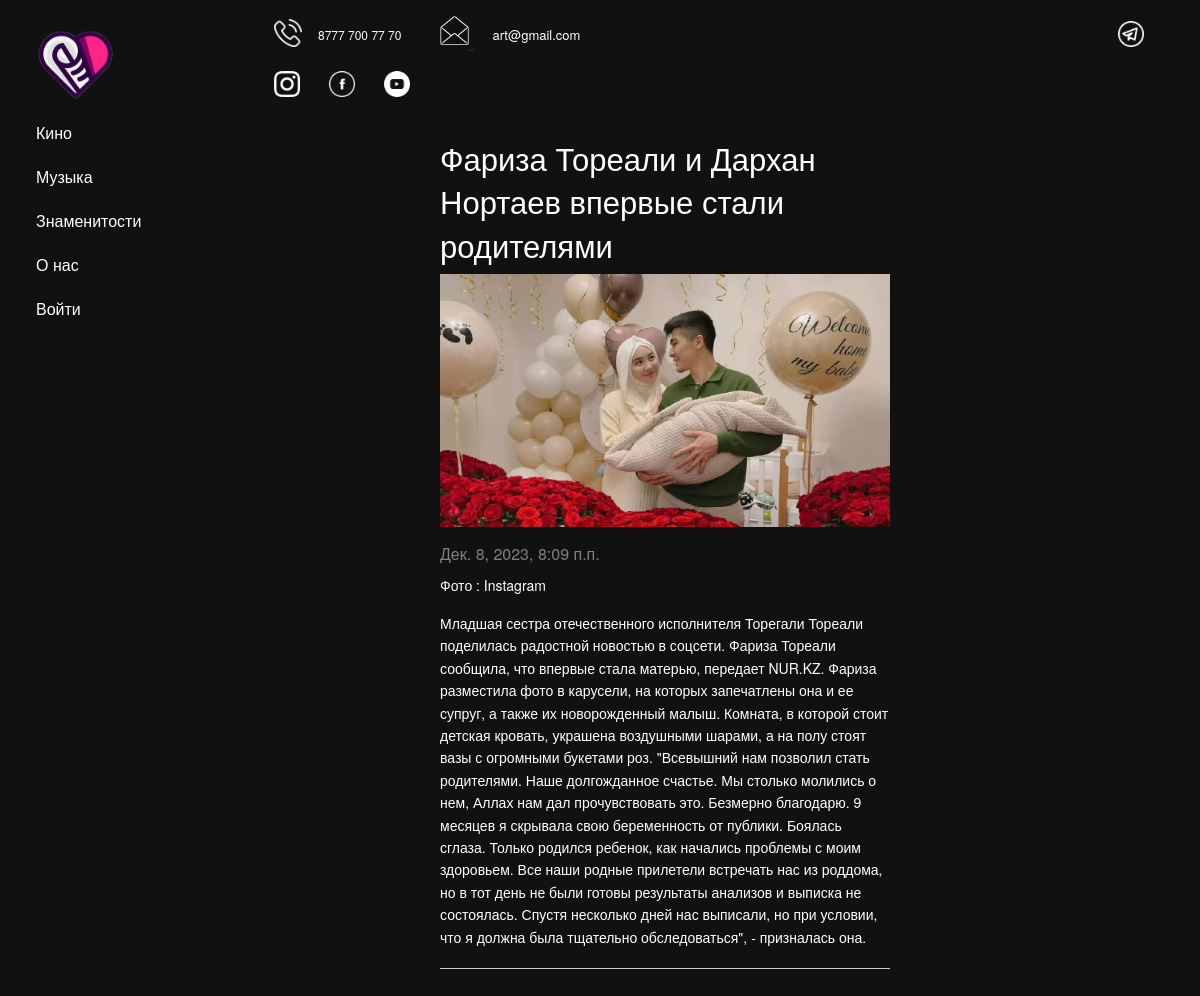
/postactor/fariza-toreali/, run on the app's committed database.
### news/models.py (models this page shows, shortened)
class Actor(models.Model):
    title = models.CharField(max_length=255, verbose_name="Заголовок")
    slug = models.SlugField(max_length=255, unique=True, db_index=True, verbose_name="URL")
    content = models.TextField(blank=True, verbose_name="Текст статьи")
    photo = models.ImageField(upload_to="photos/%Y/%m/%d/", verbose_name="Фото")
    time_create = models.DateTimeField(auto_now_add=True, verbose_name="Время создания")
    is_published = models.BooleanField(default=True, verbose_name="Публикация")
    class Meta:
        verbose_name = 'Знаменитости'
        verbose_name_plural = 'Знаменитости'
        ordering = ['-time_create', 'title']

### news/views.py (the view)
# urls.py: path('postactor/<slug:post_slug>/', show_post_actor, name='postactor'),
def show_post_actor(request, post_slug):
    post = get_object_or_404(Actor, slug=post_slug)
    return render(request, 'news/postactor.html',{'post': post})

### news/templates/news/postactor.html
{% extends 'news/index.html' %}
{% block content %}
    <div  class="img-article-left" >
          <h3 style="padding-top:20px; color:white; ">{{post.title}}</h3>
{% if post.photo %}
<p><img  src="{{post.photo.url}}"></p>
{% endif %}
        <h6 style="color:grey;">{{post.time_create}}</h6>
        <text style="color:white;">
            {{post.content|linebreaks}}<hr>
        </text>
    </div>
{% endblock %}

### news/static/news/css/styles.css (style rules this page uses)
body { font-family: "Lato", sans-serif; }
.img-article-left { height: auto; padding-left: 440px; padding-bottom: 140px; padding-right: 310px; font-size: 14px; color:white; }

### data on the page
Actor: title "Фариза Тореали и Дархан Нортаев впервые стали родителями", photo (picture), time_create "Дек. 8, 2023, 8:09 п.п.", content "Фото : Instagram Младшая сестра отечественного исполнителя Торегали Тореали поделилась радостной новостью в соцсети. Фариза Тореали сообщила, что впервые стала матерью, передает NUR.KZ. Фариза разместила фото в карусели, на которых запечатлены она и ее супруг, а также их новорожденный малыш. Комната, в которой стоит детская кровать, украшена воздушными шарами, а на полу стоят вазы с огромными букетами роз. \"Всевышний нам позволил стать родителями. Наше долгожданное счастье. Мы столько молились о нем, Аллах нам дал прочувствовать это. Безмерно благодарю. 9 месяцев я скрывала свою беременность от публики. Боялась сглаза. Только родился ребенок, как начались проблемы с моим здоровьем. Все наши…"
